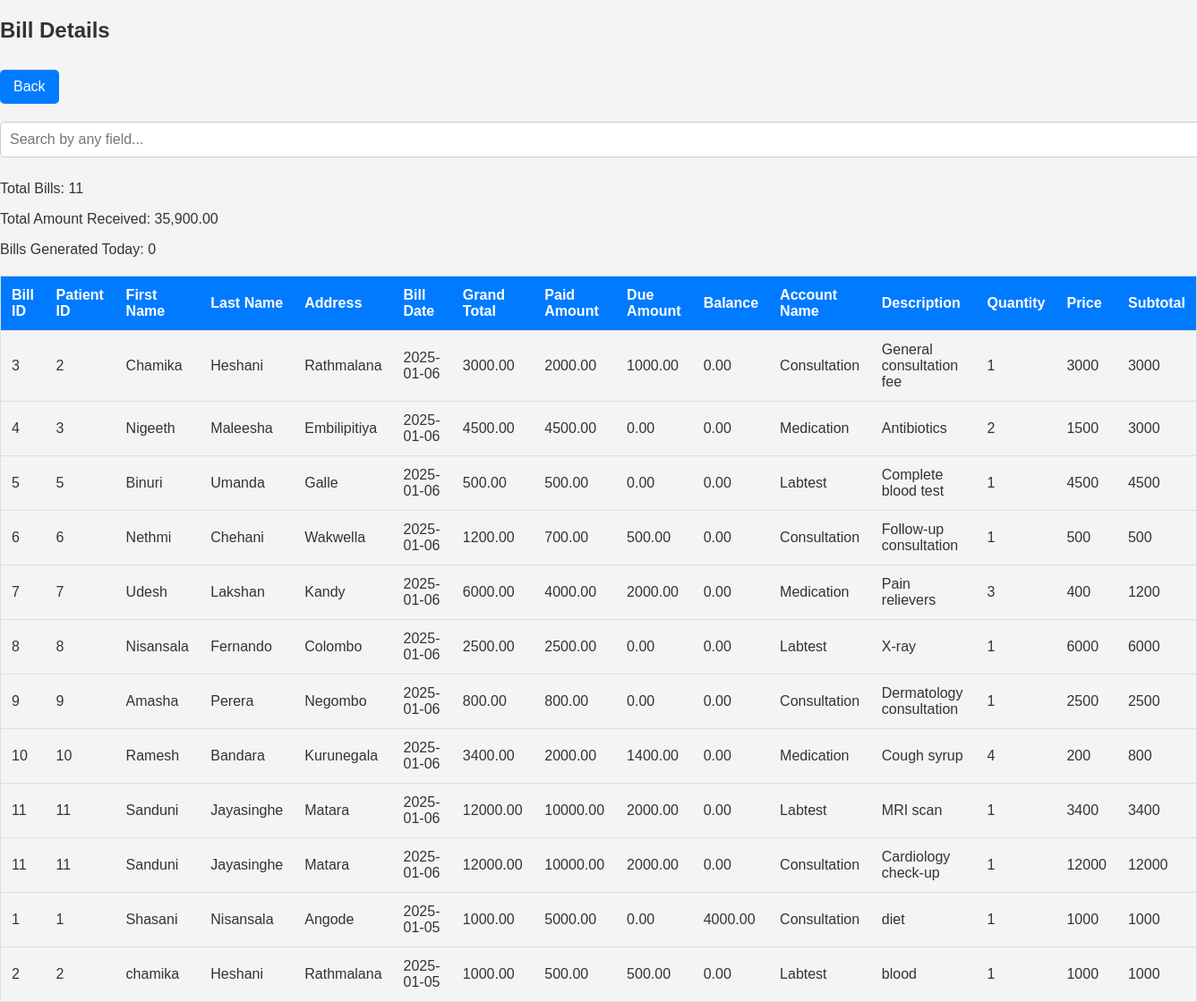
Screenshot of /hospital/invoice.php with the database file from the repository.
### tables this page shows
CREATE TABLE `bill_items` (
  `id` int(11) NOT NULL,
  `billID` int(11) NOT NULL,
  `patientID` int(11) NOT NULL,
  `accountName` varchar(30) NOT NULL,
  `description` varchar(100) NOT NULL,
  `quantity` int(11) NOT NULL,
  `price` double NOT NULL,
  `subtotal` double NOT NULL,
  `time` timestamp NOT NULL DEFAULT current_timestamp() ON UPDATE current_timestamp()
);

CREATE TABLE `bills` (
  `billID` int(11) NOT NULL,
  `patientid` int(11) NOT NULL,
  `firstName` varchar(20) NOT NULL,
  `lastName` varchar(20) NOT NULL,
  `address` varchar(30) NOT NULL,
  `contact` int(11) NOT NULL,
  `date` date NOT NULL,
  `grandTotal` double(10,2) NOT NULL,
  `paidAmount` double(10,2) NOT NULL,
  `dueAmount` double(10,2) NOT NULL,
  `balance` double(10,2) NOT NULL
);

### hospital/invoice.php (the view, shortened to what this page needs)
<!DOCTYPE html>
<html lang="en">
<head>
    <link rel="stylesheet" href="longtable.css">
</head>
<body>
    <div class="main-content">
        <header>
            <h2>Bill Details</h2>
        </header>
        <button class="back" onclick="window.location.href='cashierdash.php'">Back</button>
        <input type="text" id="search" placeholder="Search by any field...">
        <?php
        include('conf.php');
        $query = "
            SELECT
                b.billID AS BillID,
                b.patientid AS PatientID,
                b.firstName AS firstName,
                b.lastName AS lastName,
                b.address AS Address,
                b.date AS BillDate,
                b.grandTotal AS GrandTotal,
                b.paidAmount AS PaidAmount,
                b.dueAmount AS DueAmount,
                b.balance AS Balance,
                bi.accountName AS AccountName,
                bi.description AS Description,
                bi.quantity AS Quantity,
                bi.price AS Price,
                bi.subtotal AS Subtotal
            FROM
                bills b
            LEFT JOIN
                bill_items bi
            ON
                b.billID = bi.billID
            ORDER BY
                b.date DESC, b.billID ASC
        ";
        $result = mysqli_query($conn, $query);
        $totalQuery = "SELECT COUNT(DISTINCT billID) AS TotalBills, SUM(grandTotal) AS TotalReceived FROM bills";
        $totalResult = mysqli_query($conn, $totalQuery);
        $totalRow = mysqli_fetch_assoc($totalResult);
        $todayDate = date('Y-m-d');
        $todayQuery = "SELECT COUNT(DISTINCT billID) AS TodayBills FROM bills WHERE date = '$todayDate'";
        $todayResult = mysqli_query($conn, $todayQuery);
        $todayRow = mysqli_fetch_assoc($todayResult);
        ?>
        <div class="summary">
            <p>Total Bills: <?php echo $totalRow['TotalBills']; ?></p>
            <p>Total Amount Received: <?php echo number_format($totalRow['TotalReceived'], 2); ?></p>
            <p>Bills Generated Today: <?php echo $todayRow['TodayBills']; ?></p>
        </div>
        <table class="transactions" id="patientTable">
            <thead>
                <tr>
                    <th>Bill ID</th>
                    <th>Patient ID</th>
                    <th>First Name</th>
                    <th>Last Name</th>
                    <th>Address</th>
                    <th>Bill Date</th>
                    <th>Grand Total</th>
                    <th>Paid Amount</th>
                    <th>Due Amount</th>
                    <th>Balance</th>
                    <th>Account Name</th>
                    <th>Description</th>
                    <th>Quantity</th>
                    <th>Price</th>
                    <th>Subtotal</th>
                </tr>
            </thead>
            <tbody>
                <?php if (mysqli_num_rows($result) > 0): ?>
                    <?php while ($row = mysqli_fetch_assoc($result)): ?>
                        <tr>
                            <td><?php echo $row['BillID']; ?></td>
                            <td><?php echo $row['PatientID']; ?></td>
                            <td><?php echo $row['firstName']; ?></td>
                            <td><?php echo $row['lastName']; ?></td>
                            <td><?php echo $row['Address']; ?></td>
                            <td><?php echo $row['BillDate']; ?></td>
                            <td><?php echo $row['GrandTotal']; ?></td>
                            <td><?php echo $row['PaidAmount']; ?></td>
                            <td><?php echo $row['DueAmount']; ?></td>
                            <td><?php echo $row['Balance']; ?></td>
                            <td><?php echo $row['AccountName']; ?></td>
                            <td><?php echo $row['Description']; ?></td>
                            <td><?php echo $row['Quantity']; ?></td>
                            <td><?php echo $row['Price']; ?></td>
                            <td><?php echo $row['Subtotal']; ?></td>
                        </tr>
                    <?php endwhile; ?>
                <?php else: ?>
                    <tr><td colspan='15'>No bills found</td></tr>
                <?php endif; ?>
            </tbody>
        </table>
    </div>
</body>
</html>

### hospital/longtable.css (style rules this page uses)
body { font-family: Arial, sans-serif; margin: 0; padding: 0; background-color: #f4f4f4; color: #333; }
.add-patient, .back { background-color: #007bff; color: #ffffff; border: none; padding: 10px 15px; font-size: 16px; cursor: pointer; border-radius: 5px; margin: 10px 0; text-align: center; display: inline-block; }
#search { width: 100%; padding: 10px; margin: 10px 0; font-size: 16px; border: 1px solid #ccc; border-radius: 5px; }
table { width: 100%; border-collapse: collapse; margin-top: 20px; border: 1px solid #ddd; }
th, td { padding: 12px; text-align: left; border-bottom: 1px solid #ddd; }
th { background-color: #007bff; color: white; font-weight: bold; }
button { padding: 6px 12px; font-size: 14px; border: none; border-radius: 3px; cursor: pointer; }

### rows the page displays
bill_items: billID.billID "3", billID.patientid "2", billID.firstName "Chamika", billID.lastName "Heshani", billID.address "Rathmalana", billID.date "2025-01-06", billID.grandTotal "3000.00", billID.paidAmount "2000.00", billID.dueAmount "1000.00", billID.balance "0.00", accountName "Consultation", description "General consultation fee", quantity "1", price "3000", subtotal "3000"
bill_items: billID.billID "4", billID.patientid "3", billID.firstName "Nigeeth", billID.lastName "Maleesha", billID.address "Embilipitiya", billID.date "2025-01-06", billID.grandTotal "4500.00", billID.paidAmount "4500.00", billID.dueAmount "0.00", billID.balance "0.00", accountName "Medication", description "Antibiotics", quantity "2", price "1500", subtotal "3000"
bill_items: billID.billID "5", billID.patientid "5", billID.firstName "Binuri", billID.lastName "Umanda", billID.address "Galle", billID.date "2025-01-06", billID.grandTotal "500.00", billID.paidAmount "500.00", billID.dueAmount "0.00", billID.balance "0.00", accountName "Labtest", description "Complete blood test", quantity "1", price "4500", subtotal "4500"
bill_items: billID.billID "6", billID.patientid "6", billID.firstName "Nethmi", billID.lastName "Chehani", billID.address "Wakwella", billID.date "2025-01-06", billID.grandTotal "1200.00", billID.paidAmount "700.00", billID.dueAmount "500.00", billID.balance "0.00", accountName "Consultation", description "Follow-up consultation", quantity "1", price "500", subtotal "500"
bill_items: billID.billID "7", billID.patientid "7", billID.firstName "Udesh", billID.lastName "Lakshan", billID.address "Kandy", billID.date "2025-01-06", billID.grandTotal "6000.00", billID.paidAmount "4000.00", billID.dueAmount "2000.00", billID.balance "0.00", accountName "Medication", description "Pain relievers", quantity "3", price "400", subtotal "1200"
bill_items: billID.billID "8", billID.patientid "8", billID.firstName "Nisansala", billID.lastName "Fernando", billID.address "Colombo", billID.date "2025-01-06", billID.grandTotal "2500.00", billID.paidAmount "2500.00", billID.dueAmount "0.00", billID.balance "0.00", accountName "Labtest", description "X-ray", quantity "1", price "6000", subtotal "6000"
bill_items: billID.billID "9", billID.patientid "9", billID.firstName "Amasha", billID.lastName "Perera", billID.address "Negombo", billID.date "2025-01-06", billID.grandTotal "800.00", billID.paidAmount "800.00", billID.dueAmount "0.00", billID.balance "0.00", accountName "Consultation", description "Dermatology consultation", quantity "1", price "2500", subtotal "2500"
bill_items: billID.billID "10", billID.patientid "10", billID.firstName "Ramesh", billID.lastName "Bandara", billID.address "Kurunegala", billID.date "2025-01-06", billID.grandTotal "3400.00", billID.paidAmount "2000.00", billID.dueAmount "1400.00", billID.balance "0.00", accountName "Medication", description "Cough syrup", quantity "4", price "200", subtotal "800"
bill_items: billID.billID "11", billID.patientid "11", billID.firstName "Sanduni", billID.lastName "Jayasinghe", billID.address "Matara", billID.date "2025-01-06", billID.grandTotal "12000.00", billID.paidAmount "10000.00", billID.dueAmount "2000.00", billID.balance "0.00", accountName "Labtest", description "MRI scan", quantity "1", price "3400", subtotal "3400"
bill_items: billID.billID "11", billID.patientid "11", billID.firstName "Sanduni", billID.lastName "Jayasinghe", billID.address "Matara", billID.date "2025-01-06", billID.grandTotal "12000.00", billID.paidAmount "10000.00", billID.dueAmount "2000.00", billID.balance "0.00", accountName "Consultation", description "Cardiology check-up", quantity "1", price "12000", subtotal "12000"
bill_items: billID.billID "1", billID.patientid "1", billID.firstName "Shasani", billID.lastName "Nisansala", billID.address "Angode", billID.date "2025-01-05", billID.grandTotal "1000.00", billID.paidAmount "5000.00", billID.dueAmount "0.00", billID.balance "4000.00", accountName "Consultation", description "diet", quantity "1", price "1000", subtotal "1000"
bill_items: billID.billID "2", billID.patientid "2", billID.firstName "chamika", billID.lastName "Heshani", billID.address "Rathmalana", billID.date "2025-01-05", billID.grandTotal "1000.00", billID.paidAmount "500.00", billID.dueAmount "500.00", billID.balance "0.00", accountName "Labtest", description "blood", quantity "1", price "1000", subtotal "1000"

### other values shown
$totalRow['TotalBills'] "11"
$totalRow['TotalReceived'] "35,900.00"
$todayRow['TodayBills'] "0"
